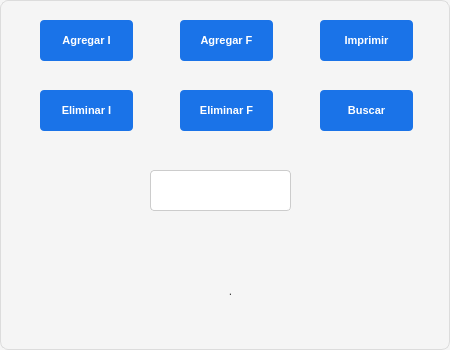
<?xml version="1.0" encoding="UTF-8"?>
<ui version="4.0">
 <class>Dialog</class>
 <widget class="QDialog" name="Dialog">
  <property name="geometry">
   <rect>
    <x>0</x>
    <y>0</y>
    <width>450</width>
    <height>350</height>
   </rect>
  </property>
  <property name="font">
   <font>
    <pointsize>9</pointsize>
   </font>
  </property>
  <property name="windowTitle">
   <string>Lista Enlazada</string>
  </property>
  <property name="styleSheet">
   <string notr="true">/* Estilo general del diálogo */
QDialog {
    background-color: #f5f5f5;   /* Fondo claro */
    border: 1px solid #dcdcdc;   /* Borde sutil */
    border-radius: 8px;          /* Esquinas suaves */
    color: #333333;              /* Texto neutro */
}

/* Etiquetas */
QLabel {
    color: #444444;              /* Gris oscuro para contraste */
    padding: 4px;
}

/* Campos de texto */
QLineEdit {
    background-color: #ffffff;   /* Fondo blanco */
    border: 1px solid #cccccc;   /* Borde suave */
    border-radius: 4px;
    padding: 6px;
    selection-background-color: #87cefa; /* Azul claro al seleccionar */
    selection-color: #000000;
}

QLineEdit:focus {
    border: 1px solid #1a73e8;   /* Azul corporativo al enfocar */
    background-color: #fafafa;
}

/* Botones */
QPushButton {
    background-color: #1a73e8;   /* Azul profesional */
    color: #ffffff;
    border: none;
    border-radius: 4px;
    padding: 8px 14px;
    font-weight: bold;
}

QPushButton:hover {
    background-color: #1669c1;   /* Azul más intenso al pasar el cursor */
}

QPushButton:pressed {
    background-color: #0d47a1;   /* Azul profundo al presionar */
}

QPushButton:disabled {
    background-color: #e0e0e0;   /* Gris claro para deshabilitado */
    color: #888888;
}
</string>
  </property>
  <widget class="QPushButton" name="btn_ag_i">
   <property name="geometry">
    <rect>
     <x>40</x>
     <y>20</y>
     <width>93</width>
     <height>41</height>
    </rect>
   </property>
   <property name="font">
    <font>
     <pointsize>8</pointsize>
     <weight>75</weight>
     <bold>true</bold>
    </font>
   </property>
   <property name="text">
    <string>Agregar I</string>
   </property>
  </widget>
  <widget class="QPushButton" name="btn_ag_f">
   <property name="geometry">
    <rect>
     <x>180</x>
     <y>20</y>
     <width>93</width>
     <height>41</height>
    </rect>
   </property>
   <property name="font">
    <font>
     <pointsize>8</pointsize>
     <weight>75</weight>
     <bold>true</bold>
    </font>
   </property>
   <property name="text">
    <string>Agregar F</string>
   </property>
  </widget>
  <widget class="QPushButton" name="btn_imp">
   <property name="geometry">
    <rect>
     <x>320</x>
     <y>20</y>
     <width>93</width>
     <height>41</height>
    </rect>
   </property>
   <property name="font">
    <font>
     <pointsize>8</pointsize>
     <weight>75</weight>
     <bold>true</bold>
    </font>
   </property>
   <property name="text">
    <string>Imprimir</string>
   </property>
  </widget>
  <widget class="QPushButton" name="btn_el_i">
   <property name="geometry">
    <rect>
     <x>40</x>
     <y>90</y>
     <width>93</width>
     <height>41</height>
    </rect>
   </property>
   <property name="font">
    <font>
     <pointsize>8</pointsize>
     <weight>75</weight>
     <bold>true</bold>
    </font>
   </property>
   <property name="text">
    <string>Eliminar I</string>
   </property>
  </widget>
  <widget class="QPushButton" name="btn_el_f">
   <property name="geometry">
    <rect>
     <x>180</x>
     <y>90</y>
     <width>93</width>
     <height>41</height>
    </rect>
   </property>
   <property name="font">
    <font>
     <pointsize>8</pointsize>
     <weight>75</weight>
     <bold>true</bold>
    </font>
   </property>
   <property name="text">
    <string>Eliminar F</string>
   </property>
  </widget>
  <widget class="QPushButton" name="btn_bus">
   <property name="geometry">
    <rect>
     <x>320</x>
     <y>90</y>
     <width>93</width>
     <height>41</height>
    </rect>
   </property>
   <property name="font">
    <font>
     <pointsize>8</pointsize>
     <weight>75</weight>
     <bold>true</bold>
    </font>
   </property>
   <property name="text">
    <string>Buscar</string>
   </property>
  </widget>
  <widget class="QLineEdit" name="ent_num">
   <property name="geometry">
    <rect>
     <x>150</x>
     <y>170</y>
     <width>141</width>
     <height>41</height>
    </rect>
   </property>
  </widget>
  <widget class="QLabel" name="lbl_res">
   <property name="geometry">
    <rect>
     <x>10</x>
     <y>260</y>
     <width>441</width>
     <height>61</height>
    </rect>
   </property>
   <property name="text">
    <string>.</string>
   </property>
   <property name="alignment">
    <set>Qt::AlignCenter</set>
   </property>
  </widget>
 </widget>
 <resources/>
 <connections/>
</ui>
